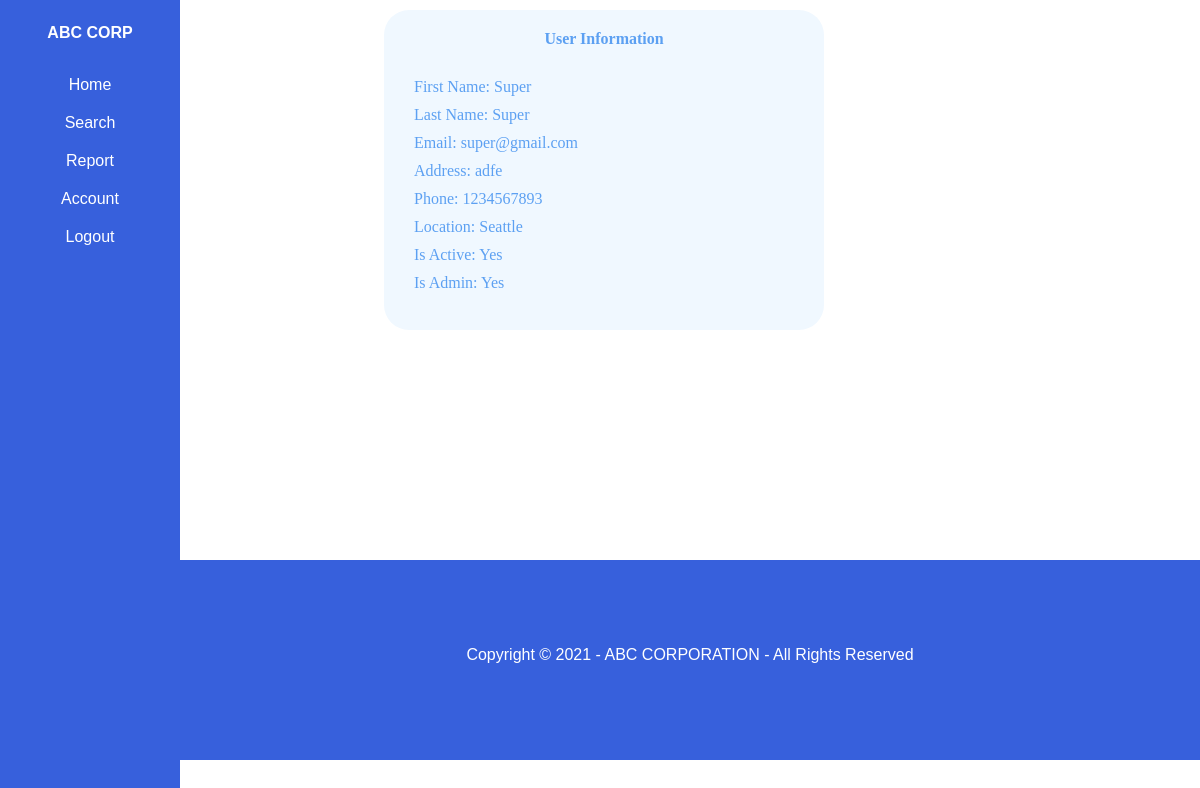
Page /displayUser/2 (signed in) on the committed database.
### ABC_INVENTORY/models.py (models this page shows, shortened)
class User(AbstractBaseUser, PermissionsMixin):
    firstName = models.CharField(max_length=150, null=True)
    lastName = models.CharField(max_length=150, null=True)
    email = models.EmailField(gettext_lazy('email address'),unique=True)
    phone = models.CharField(max_length=25, null=True)
    address = models.CharField(max_length=150, null=True)
    officeLocation = models.ForeignKey(Location, null=True, on_delete=models.CASCADE)
    is_active = models.BooleanField(default=True)
    is_staff = models.BooleanField(default=True)
    is_admin = models.BooleanField(default=False)
    objects = CustomAccountManager()
    USERNAME_FIELD = 'email'
    REQUIRED_FIELDS = ['firstName','lastName']

class Location(models.Model):
    name = models.CharField(max_length=150, null=True)
    is_active = models.BooleanField(default=True)
    def __str__(self):
        return self.name

### ABC_INVENTORY/views.py (the view)
# urls.py: path('displayUser/<int:userId>', views.displayUser, name="displayUser"),
def displayUser(request, userId):
    u = User.objects.get(id=userId)
    date = datetime.date.today()
    navigationPage = 'usernav.html'
    if request.user.is_admin:
        navigationPage = 'adminnav.html'
    context = {'user':u, 'navigationPage' : navigationPage, 'date': date}
    return render(request, 'displayUser.html', context)

### ABC_INVENTORY/templates/displayUser.html (shortened to what this page needs)
{% extends navigationPage %}
{% load static %}
{% block content %}
    <!DOCTYPE html>
        <head>
              <link rel="stylesheet" type="text/css" href="{% static '/css/display.css' %}">
        </head>
        <body>
          <div class="container1">
            <div class="row justify-content-center">
              <div class="col-12 col-sm-6 col-md-3">
                <div class="box">
                  <div class="user-heading">
                    User Information
                  </div>
                  <div class="info">
                      <div class="user-info" id="fname">First Name: {{user.firstName}}</div>
                      <div class="user-info" id="lname">Last Name: {{user.lastName}}</div>
                      <div class="user-info" id="email">Email: {{user.email}}</div>
                      <div class="user-info" id="address">Address: {{user.address}}</div>
                      <div class="user-info" id="phone">Phone: {{user.phone}}</div>
                      <div class="user-info" id="location">Location: {{user.officeLocation}}</div>
                      {% if user.is_active %}
                        <div class="user-info" id="location">Is Active: Yes</div>
                      {% else %}
                        <div class="user-info" id="location">Is Active: No</div>
                      {% endif %}
                      {% if user.is_admin %}
                          <div class="user-info" id="location">Is Admin: Yes</div>
                      {% else %}
                          <div class="user-info" id="location">Is Admin: No</div>
                      {% endif %}
                  </div>
              </div>
            </div>
          </div>
        </body>
        <footer class="footer">
            <div id="footer-text">
                <p>Copyright &copy; {{date.year}} - ABC CORPORATION - All Rights Reserved</p>
            </div>
        </footer>
    </html>
{% endblock %}

### static/css/navigation.css (style rules this page uses)
body { margin: 0; }

### static/css/display.css (style rules this page uses)
.footer { margin-top: 230px; background-color: rgb(55, 96, 220); height: 200px; }
#footer-text { font-family: Verdana, Helvetica, sans-serif; color: white; text-align: center; padding-top: 70px; }
.box { background-color: #f0f8ff; width: 400px; height: 280px; padding: 20px; border-radius: 25px; bottom: 10px; margin-left: 20%; }
.user-heading { margin: auto; text-align: center; font-family: Georgia; color: #5ca0f2; font-weight: bold; border-radius: 25px; }
.user-info { margin: auto; text-align: left; margin-left: 10px; font-family: Georgia; color: #5ca0f2; margin-top: 10px; }
.info { margin-top: 30px; }
.container1 { margin-left: 15%; padding-top: 10px; }

### rows in the picture
User: firstName "Super", lastName "Super", email "super@gmail.com", address "adfe", phone "1234567893", officeLocation "Seattle"
